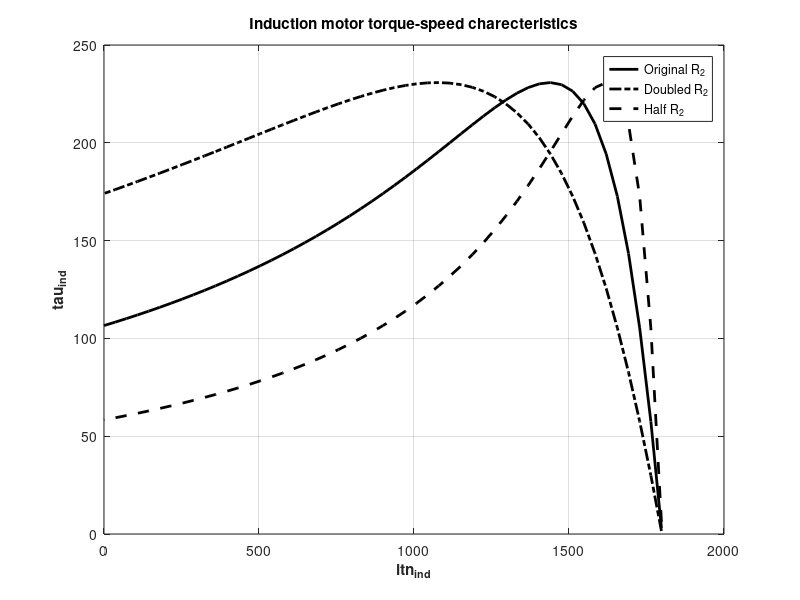

Here is the MATLAB script that generated this plot:
%define contents
r1 = 0.641;
x1 = 1.106;
r2 = 0.332;
x2 = 0.464;
xm = 26.3;
v_phase = 460/sqrt(3);
n_sync = 1800;
w_sync = 188.5;
v_th = v_phase * (xm / sqrt(r1^2 +(x1 +xm)^2));
z_th = ((1j*xm) *(r1 + 1j*x1)) / (r1 +1j*(x1 + xm));
r_th = real(z_th);
x_th = imag(z_th);
s = (0:1:50) / 50;
s(1) = 0.001;
nm = (1-s)*n_sync;
%define slip range
for ii = 1:51
    t_ind1(ii) = (3*v_th^2 *r2/ s(ii)) / (w_sync* ((r_th + r2/s(ii))^2 + (x_th + x2)^2));
end
for ii = 1:51
    t_ind2(ii) = (3*v_th^2 *(2*r2)/ s(ii)) / (w_sync* ((r_th + (2*r2)/s(ii))^2 + (x_th + x2)^2));
end

for ii = 1:51
    t_ind3(ii) = (3*v_th^2 *(r2/2)/ s(ii)) / (w_sync* ((r_th + (r2/2)/s(ii))^2 + (x_th + x2)^2));
end

%plotting
plot(nm,t_ind1,'Color','k','LineWidth',2.0);
hold on;
plot(nm,t_ind2,'Color','k','LineWidth',2.0,'LineStyle','-.');
hold on;
plot(nm,t_ind3,'Color','k','LineWidth',2.0,'LineStyle','--');
hold on;
xlabel('itn_{ind}','FontWeight','bold');
ylabel('tau_{ind}','FontWeight','bold');
title('Induction motor torque-speed charecteristics','FontWeight','bold');
legend('Original R_{2}','Doubled R_{2}','Half R_{2}');
grid on;
hold off;

